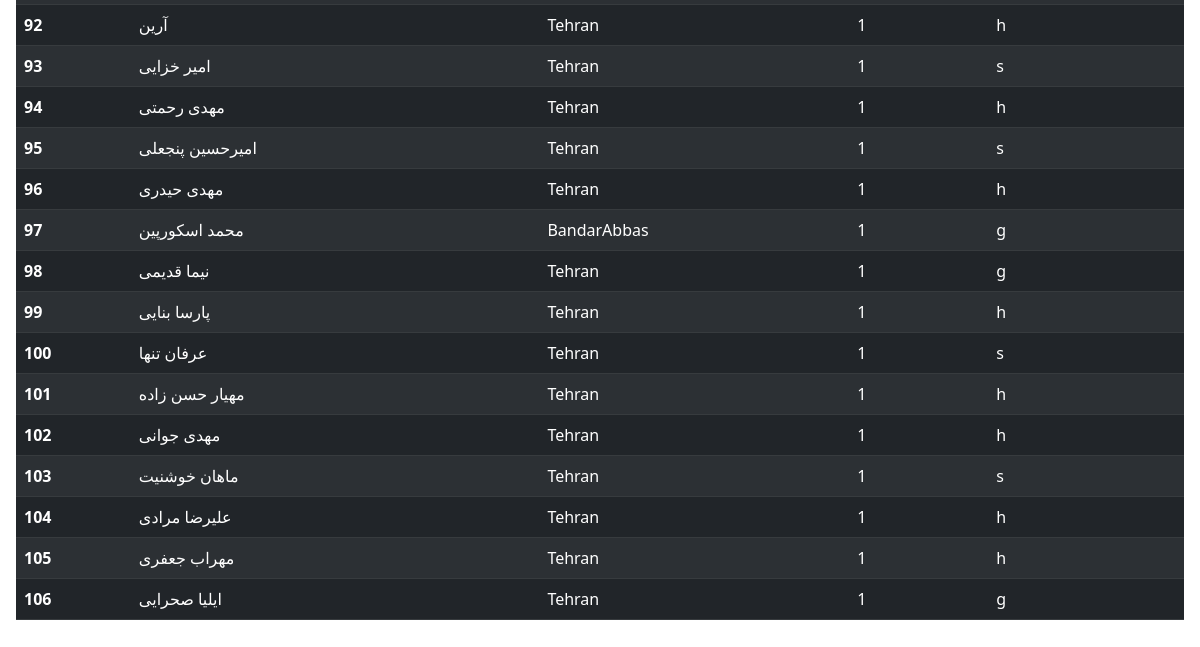
The app's page /orders/userOrdering/ (lower part), older data.
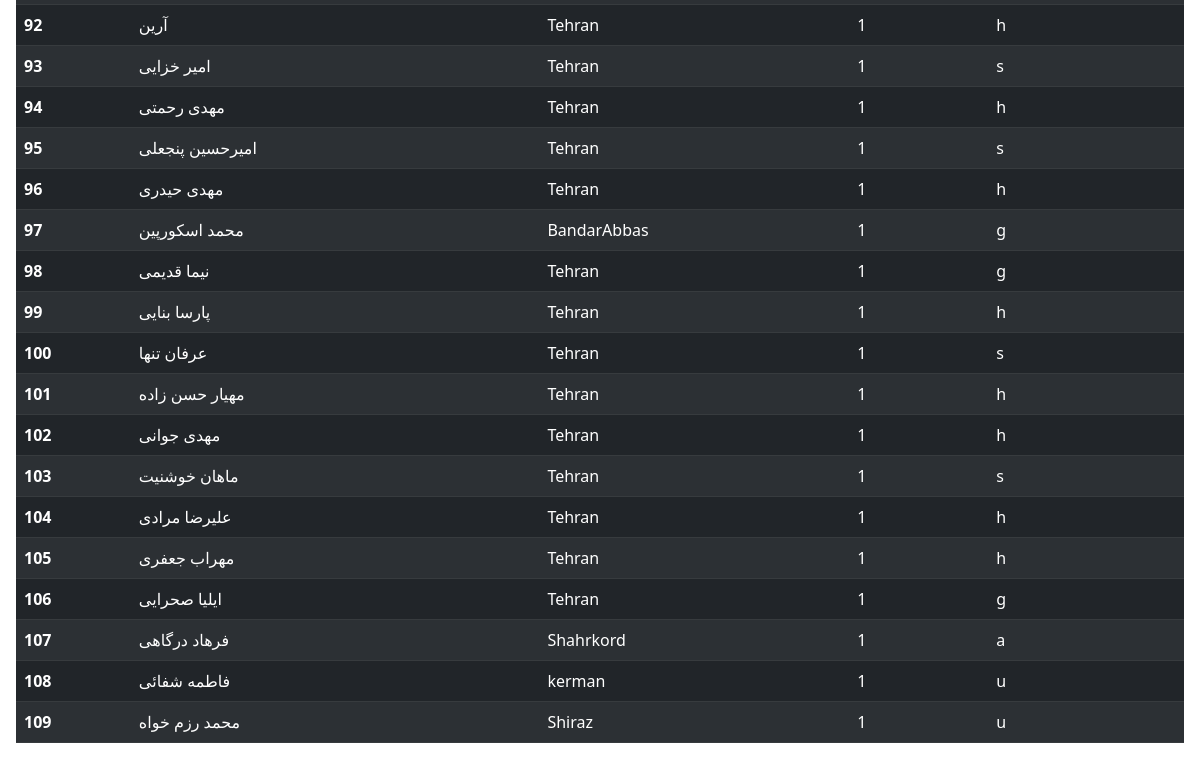
The same page, newer data.
### accounts/models.py (models this page shows, shortened)
class User(AbstractBaseUser):
    status_reason = (
        ('u' , "university"),
        ('h', "highschool"),
        ('a' , "Friend"),
        ('g' , "game"),
        ('s' , "school"),
        ('o' , "other"),
        ('f' , "family"),
        ('i' , "instagram"),
    )
    username = models.CharField(unique=True, max_length=100)
    name = models.CharField(max_length=100, null=True, blank=True)
    is_admin = models.BooleanField(default=False)
    is_active = models.BooleanField(default=True)
    Avatar = models.ImageField(upload_to="images/Avatar",blank=True,null=True)
    code = models.IntegerField(blank=True,null=True)
    reason = models.CharField(max_length=1,choices = status_reason)
    city = models.ForeignKey(City,on_delete=models.CASCADE,related_name="user",blank=True,null=True)
    Rating = models.IntegerField(default=1)
    Friends = models.ManyToManyField("User")
    USERNAME_FIELD = 'username'
    REQUIRED_FIELDS = ['name']
    objects = MyUserManager()

class City(models.Model):
    name = models.CharField(max_length=100, null=True, blank=True)
    north = models.DecimalField(max_digits=5, decimal_places=3)
    east = models.DecimalField(max_digits=5, decimal_places=3)
    class Meta:
        verbose_name = "City"
        verbose_name_plural = "Cities"
    def __str__(self):
        return str(self.name)

### info/views.py (the view)
# urls.py: path('orders/userOrdering/', orderingByUser,name="userOrdering"),
def orderingByUser(request):
    all = sorted(User.objects.all(), key=lambda a: -a.Rating)
    return render(request,'info/orders/userOrdering.html',{"all" : all
    })

### info/templates/info/orders/userOrdering.html (shortened to what this page needs)
{% extends 'info/base.html' %}
{% load static %}
{% block content %}
                <table class="table table-dark table-striped">
                  <tbody>
                    {% for user in all %}
                    <tr>
                      <th scope="row">{{forloop.counter}}</th>
                      <td>{{user.name}}</td>
                      <td>{{user.city}}</td>
                      <td>{{user.Rating}}</td>
                      <td>{{user.reason}}</td>
                    </tr>
                    {% endfor %}
                  </tbody>
                </table>
{% endblock %}

Row changes from the older to the newer data that the page shows:
added User: name "فرهاد درگاهی", city "Shahrkord", Rating "1", reason "a"
added User: name "فاطمه شفائی", city "kerman", Rating "1", reason "u"
added User: name "محمد رزم خواه", city "Shiraz", Rating "1", reason "u"
